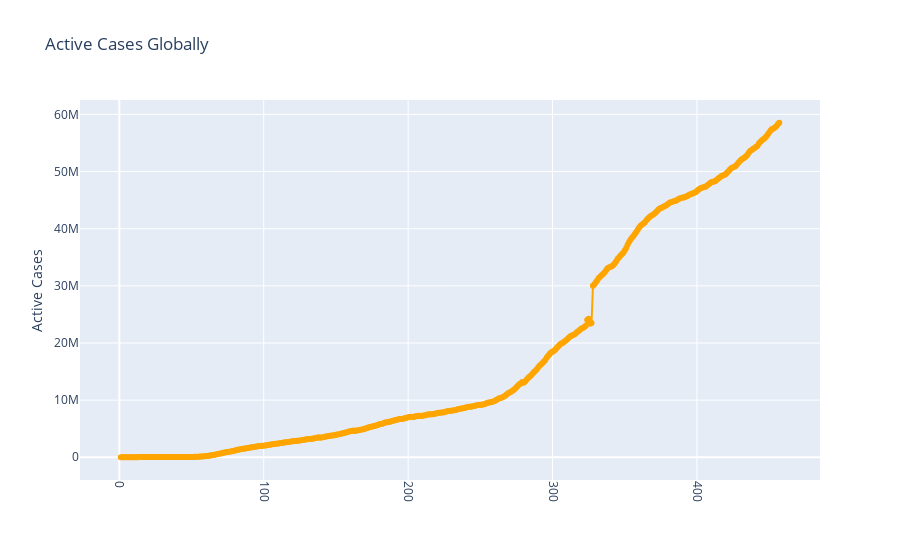

Notebook code for this chart:
### Code cell
active_fig=go.Figure(data=go.Scatter(x=active_case_agg_ts.index,y=active_case_agg_ts.values,mode='lines+markers',marker=dict(color='orange')))
active_fig.update_layout(title='Active Cases Globally',yaxis_title='Active Cases',xaxis_tickangle=-270)

active_fig.show()

### Figure 1 — Plotly figure (JSON) as saved in the notebook; plotly's stock layout.template omitted (floating-point values rounded to 4 significant figures; data arrays with more than 128 entries replaced by an {"elided": "..."} marker saying what was removed)
{"data": [{"marker": {"color": "orange"}, "mode": "lines+markers", "type": "scatter", "x": {"elided": "457 int values"}, "y": {"elided": "457 int values"}}], "layout": {"title": {"text": "Active Cases Globally"}, "xaxis": {"tickangle": 90}, "yaxis": {"title": {"text": "Active Cases"}}}}
